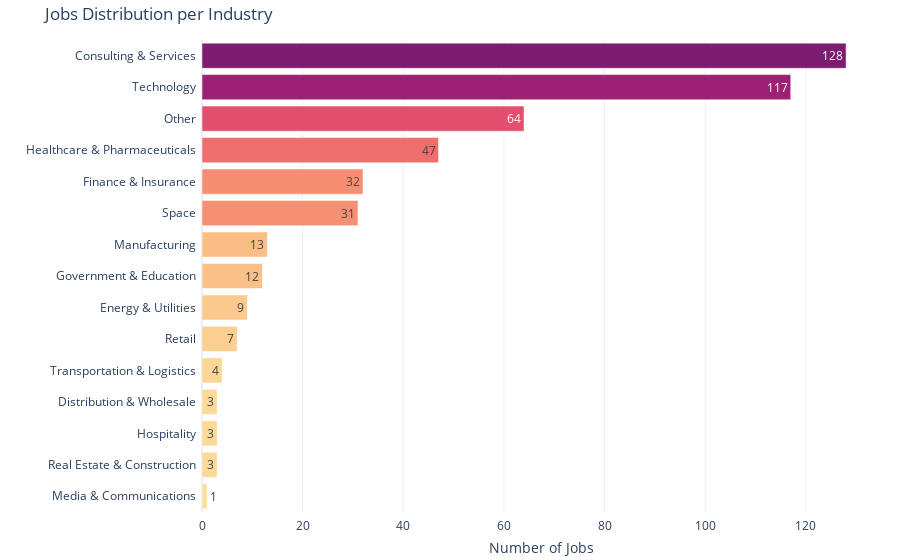

This figure's notebook cell:
### Markdown cell above
### Exploring Industry Distribution among the Job Offers

### Code cell
# Show Industry Distribution

industry_counts = ds_us_df['Industry'].value_counts().sort_values().to_frame(name='count')

# Plot the horizontal bar chart
fig = px.bar(industry_counts, 
             x='count', 
             y=industry_counts.index, 
             orientation='h', 
             color='count',
             color_continuous_scale="sunsetdark",
             title='Jobs Distribution per Industry',
             #labels={'Number of Jobs':'Number of Jobs', 'State':'State'},
             text='count')

# Update layout for better readability
fig.update_layout(xaxis_title='Number of Jobs',
                  yaxis_title='',
                  yaxis=dict(tickmode='linear'),
                  template='plotly_white',
                  margin_pad=5,
                  coloraxis_showscale=False,
                  margin=dict(l=20, r=20, t=40, b=1)  )

# Show the plot
fig.show()

### Figure 1 — Plotly figure (JSON) as saved in the notebook; plotly's stock layout.template omitted (floating-point values rounded to 4 significant figures)
{"data": [{"alignmentgroup": "True", "hovertemplate": "count=%{marker.color}<br>Industry=%{y}<extra></extra>", "legendgroup": "", "marker": {"color": [1, 3, 3, 3, 4, 7, 9, 12, 13, 31, 32, 47, 64, 117, 128], "coloraxis": "coloraxis", "pattern": {"shape": ""}}, "name": "", "offsetgroup": "", "orientation": "h", "showlegend": false, "text": [1, 3, 3, 3, 4, 7, 9, 12, 13, 31, 32, 47, 64, 117, 128], "textposition": "auto", "type": "bar", "x": [1, 3, 3, 3, 4, 7, 9, 12, 13, 31, 32, 47, 64, 117, 128], "xaxis": "x", "y": ["Media & Communications", "Real Estate & Construction", "Hospitality", "Distribution & Wholesale", "Transportation & Logistics", "Retail", "Energy & Utilities", "Government & Education", "Manufacturing", "Space", "Finance & Insurance", "Healthcare & Pharmaceuticals", "Other", "Technology", "Consulting & Services"], "yaxis": "y"}], "layout": {"barmode": "relative", "coloraxis": {"colorbar": {"title": {"text": "count"}}, "colorscale": [[0, "rgb(252, 222, 156)"], [0.1667, "rgb(250, 164, 118)"], [0.3333, "rgb(240, 116, 110)"], [0.5, "rgb(227, 79, 111)"], [0.6667, "rgb(220, 57, 119)"], [0.8333, "rgb(185, 37, 122)"], [1, "rgb(124, 29, 111)"]], "showscale": false}, "legend": {"tracegroupgap": 0}, "margin": {"b": 1, "l": 20, "pad": 5, "r": 20, "t": 40}, "title": {"text": "Jobs Distribution per Industry"}, "xaxis": {"anchor": "y", "domain": [0, 1], "title": {"text": "Number of Jobs"}}, "yaxis": {"anchor": "x", "domain": [0, 1], "tickmode": "linear", "title": {"text": ""}}}}
